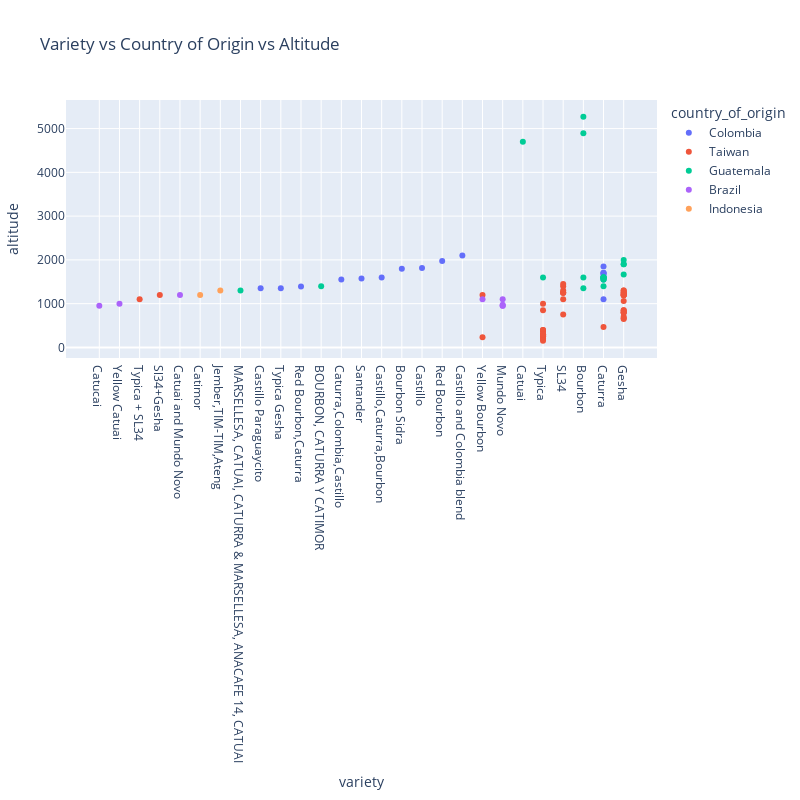

Notebook code cell kept with this figure:
### Code cell
# plot relationship between 'variety' 'country_of_origin' and 'altitude'
# filter df 'country_of_origin' when has missing values
country_list = non_variety_df['country_of_origin'].unique()
variety_df = df[df['country_of_origin'].isin(country_list)]
fig = px.scatter(variety_df, x='variety', y='altitude', color='country_of_origin', title='Variety vs Country of Origin vs Altitude')
fig.update_layout(width=800, height=800, xaxis={'categoryorder':'total ascending'}, margin=go.layout.Margin(l=50))
fig.show()

### Figure 1 — Plotly figure (JSON) as saved in the notebook; plotly's stock layout.template omitted (floating-point values rounded to 4 significant figures)
{"data": [{"hovertemplate": "country_of_origin=Colombia<br>variety=%{x}<br>altitude=%{y}<extra></extra>", "legendgroup": "Colombia", "marker": {"color": "#636efa", "symbol": "circle"}, "mode": "markers", "name": "Colombia", "orientation": "v", "showlegend": true, "type": "scatter", "x": ["Castillo", "Red Bourbon", "Caturra", "Castillo Paraguaycito", "Castillo and Colombia blend", "Caturra", null, "Caturra", "Bourbon Sidra", null, "Caturra", "Caturra", "Red Bourbon,Caturra", "Caturra", "Typica Gesha", "Caturra", "Santander", "Caturra,Colombia,Castillo", "Castillo,Caturra,Bourbon"], "xaxis": "x", "y": [1815.0, 1975.0, 1850.0, 1350.0, 2100.0, 1550.0, 1411.0, 1700.0, 1800.0, 1625.0, 1700.0, 1100.0, 1390.0, 1650.0, 1350.0, 1700.0, 1574.0, 1550.0, 1600.0], "yaxis": "y"}, {"hovertemplate": "country_of_origin=Taiwan<br>variety=%{x}<br>altitude=%{y}<extra></extra>", "legendgroup": "Taiwan", "marker": {"color": "#EF553B", "symbol": "circle"}, "mode": "markers", "name": "Taiwan", "orientation": "v", "showlegend": true, "type": "scatter", "x": ["Gesha", "Gesha", "Sl34+Gesha", "SL34", "Gesha", "SL34", "Gesha", "Gesha", "Typica", "SL34", "Gesha", "Gesha", "Gesha", "Typica", "Typica", "Gesha", "Gesha", "Gesha", "Gesha", "Typica", "Typica", "Gesha", "Typica", "Gesha", "Typica", "Yellow Bourbon", "SL34", "SL34", "Yellow Bourbon", "Typica", "Gesha", "Gesha", "SL34", null, "Typica", "Gesha", null, "Gesha", "SL34", null, null, "Typica", "Typica + SL34", "Typica", "Typica", "SL34", null, "Typica", null, "Typica", "Gesha", null, "Caturra", null, null, null, null, null, "Typica", "Typica", null], "xaxis": "x", "y": [1200.0, 1250.0, 1200.0, 1250.0, 1250.0, 1100.0, 1300.0, 1200.0, 850.0, 1250.0, 1300.0, 1200.0, 1060.0, 200.0, 200.0, 668.0, 1200.0, 650.0, 850.0, 400.0, 1000.0, 800.0, 150.0, 800.0, 375.0, 230.0, 1300.0, 1400.0, 1200.0, 250.0, 700.0, 1250.0, 1450.0, 520.0, 400.0, 850.0, 150.0, 800.0, 1250.0, 300.0, 325.0, 275.0, 1100.0, 250.0, 300.0, 750.0, 1150.0, 250.0, 340.0, 275.0, 1200.0, 165.0, 465.0, 139.0, 140.0, 600.0, 460.0, 500.0, 300.0, 300.0, 435.0], "yaxis": "y"}, {"hovertemplate": "country_of_origin=Guatemala<br>variety=%{x}<br>altitude=%{y}<extra></extra>", "legendgroup": "Guatemala", "marker": {"color": "#00cc96", "symbol": "circle"}, "mode": "markers", "name": "Guatemala", "orientation": "v", "showlegend": true, "type": "scatter", "x": ["Gesha", "Gesha", "Gesha", "Caturra", "Catuai", "Caturra", "Caturra", "Bourbon", "Bourbon", "Typica", "Caturra", "Caturra", "Caturra", "Gesha", "Bourbon", "BOURBON, CATURRA Y CATIMOR", "Bourbon", "Caturra", "MARSELLESA, CATUAI, CATURRA & MARSELLESA, ANACAFE 14, CATUAI", null, "Caturra"], "xaxis": "x", "y": [1668.0, 2000.0, 1900.0, 1600.0, 4700.0, 1600.0, 1600.0, 4895.0, 1350.0, 1600.0, 1600.0, 1550.0, 1550.0, 1900.0, 1600.0, 1400.0, 5272.0, 1600.0, 1302.0, 1450.0, 1400.0], "yaxis": "y"}, {"hovertemplate": "country_of_origin=Brazil<br>variety=%{x}<br>altitude=%{y}<extra></extra>", "legendgroup": "Brazil", "marker": {"color": "#ab63fa", "symbol": "circle"}, "mode": "markers", "name": "Brazil", "orientation": "v", "showlegend": true, "type": "scatter", "x": [null, "Yellow Bourbon", "Mundo Novo", "Mundo Novo", "Yellow Catuai", "Catucai", null, "Catuai and Mundo Novo", "Mundo Novo", "Mundo Novo"], "xaxis": "x", "y": [1250.0, 1100.0, 950.0, 1100.0, 1000.0, 950.0, 1200.0, 1200.0, 950.0, 975.0], "yaxis": "y"}, {"hovertemplate": "country_of_origin=Indonesia<br>variety=%{x}<br>altitude=%{y}<extra></extra>", "legendgroup": "Indonesia", "marker": {"color": "#FFA15A", "symbol": "circle"}, "mode": "markers", "name": "Indonesia", "orientation": "v", "showlegend": true, "type": "scatter", "x": ["Catimor", "Jember,TIM-TIM,Ateng", null], "xaxis": "x", "y": [1200.0, 1300.0, 1350.0], "yaxis": "y"}], "layout": {"height": 800, "legend": {"title": {"text": "country_of_origin"}, "tracegroupgap": 0}, "margin": {"l": 50}, "title": {"text": "Variety vs Country of Origin vs Altitude"}, "width": 800, "xaxis": {"anchor": "y", "categoryorder": "total ascending", "domain": [0, 1], "title": {"text": "variety"}}, "yaxis": {"anchor": "x", "domain": [0, 1], "title": {"text": "altitude"}}}}
